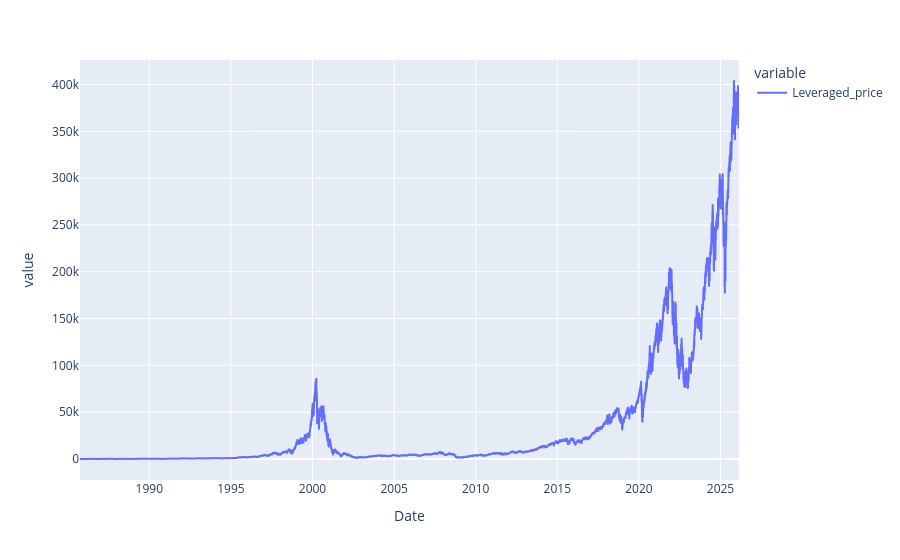

Here is the notebook cell this chart was saved with:
### Markdown cell above
# simulated qld

### Code cell
df = sql(f"""
select Date, Leveraged_price
from leveraged
order by Date
""")

fig = px.line(
df, x='Date', y=['Leveraged_price'])
fig.show()

### Figure 1 — Plotly figure (JSON) as saved in the notebook; plotly's stock layout.template omitted (floating-point values rounded to 4 significant figures; data arrays with more than 128 entries replaced by an {"elided": "..."} marker saying what was removed)
{"data": [{"hovertemplate": "variable=Leveraged_price<br>Date=%{x}<br>value=%{y}<extra></extra>", "legendgroup": "Leveraged_price", "line": {"color": "#636efa", "dash": "solid"}, "marker": {"symbol": "circle"}, "mode": "lines", "name": "Leveraged_price", "showlegend": true, "type": "scattergl", "x": {"elided": "10174 str values"}, "xaxis": "x", "y": {"elided": "10174 float values"}, "yaxis": "y"}], "layout": {"legend": {"title": {"text": "variable"}, "tracegroupgap": 0}, "margin": {"t": 60}, "xaxis": {"anchor": "y", "domain": [0, 1], "title": {"text": "Date"}}, "yaxis": {"anchor": "x", "domain": [0, 1], "title": {"text": "value"}}}}
